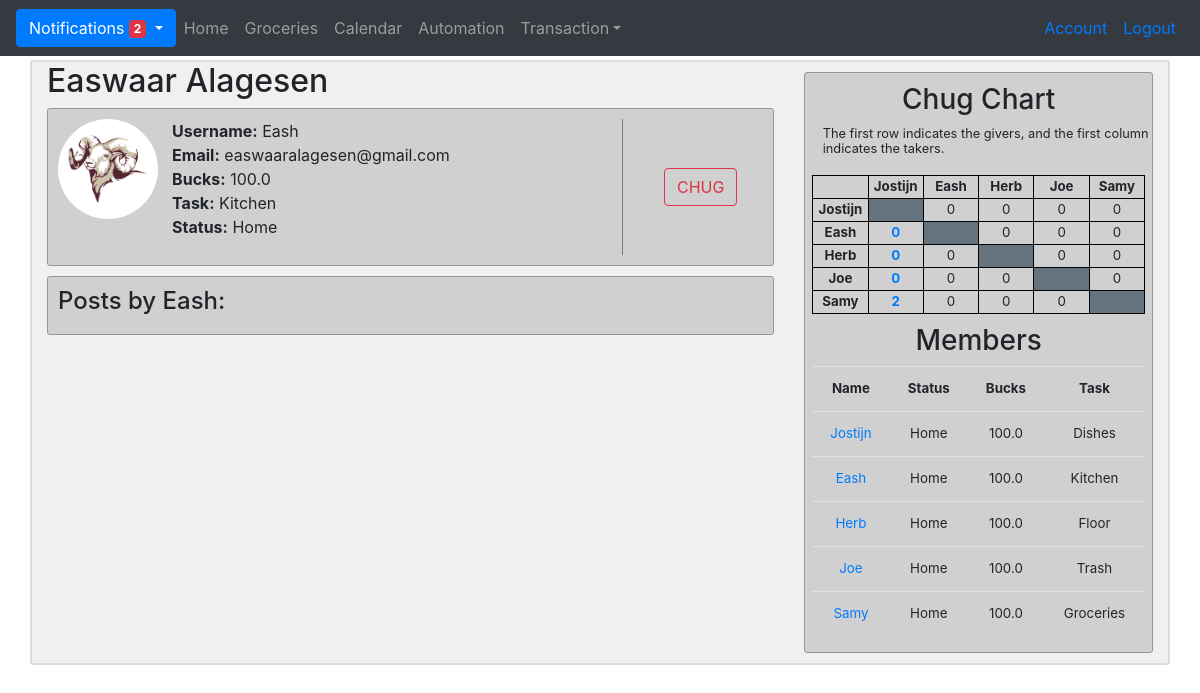
The app's page /user/Eash (signed in) with its own data.
### G_app/models.py (models this page shows, shortened)
class User(db.Model, UserMixin):
    id = db.Column(db.Integer, primary_key = True)
    username = db.Column(db.String(20), unique=True, nullable=False)
    name = db.Column(db.String, nullable=False)
    email = db.Column(db.String(120), unique=True, nullable=False)
    image = db.Column(db.String(20), nullable=False, default='default.jpg')
    password = db.Column(db.String(60), nullable=False)
    status = db.Column(db.String, nullable=False)
    bucks = db.Column(db.Float, nullable=False)
    task = db.Column(db.String, nullable=False)
    done_weekly_vote = db.Column(db.Boolean, nullable=False, default=False)
    posts = db.relationship('Post', backref='author', lazy=True, foreign_keys='Post.id_user')
    posts_targeted = db.relationship('Post', backref='target', lazy=True, foreign_keys='Post.id_target')
    chugs_give = db.relationship('Chug', backref='giver', lazy=True, foreign_keys='Chug.id_giver')
    chugs_take = db.relationship('Chug', backref='taker', lazy=True, foreign_keys='Chug.id_taker')
    notifications = db.relationship('Notification', backref='target', lazy=True)
    payments_made = db.relationship('Transaction', backref='payer', lazy=True, foreign_keys='Transaction.id_payer')
    payments_received = db.relationship('Transaction', backref='payee', lazy=True, foreign_keys='Transaction.id_payee')
    challenges_made =  db.relationship('Challenge', backref='challenger', lazy=True, foreign_keys='Challenge.id_challenger')
    challenges_received =  db.relationship('Challenge', backref='challengee', lazy=True, foreign_keys='Challenge.id_challengee')
    bets_made =  db.relationship('Bet', backref='bookmaker', lazy=True, foreign_keys='Bet.id_bookmaker')
    bets_taken =  db.relationship('Bet', backref='bettaker', lazy=True, foreign_keys='Bet.id_bettaker')
    comments = db.relationship('Comment', backref='commenter', lazy=True)
    votes_made = db.relationship('Vote', backref='voter', lazy=True, foreign_keys='Vote.id_voter')
    votes_received = db.relationship('Vote', backref='candidate', lazy=True, foreign_keys='Vote.id_candidate')
    weekly_votes = db.relationship('WeeklyVote', backref='subject', lazy=True, foreign_keys='WeeklyVote.id_subject')
    def new_notifications(self):
        return Notification.query.filter_by(user_id=self.id, seen=False).all()

### G_app/users/routes.py (the view)
@users.route("/user/<username>")
@login_required
def profile(username):
    user = User.query.filter_by(username=username).first()
    if user:
        user_image = url_for('static', filename="profile_pics/{}".format(user.image))
        return render_template('profile.html', user=user, user_image=user_image, chug_price=chug_price())
    else:
        return abort(404)

### G_app/models.py (called while the page is built)
@login_manager.user_loader
def load_user(user_id):
    return User.query.get(int(user_id))

### G_app/users/routes.py (called while the page is built)
@users.context_processor
def context_processor():
    chug = chug_matrix()
    members=member_ls()
    return dict(chug_matrix=chug, members=members)

### G_app/users/utils.py (called while the page is built)
def member_ls():
    members = User.query.all()
    members.pop(5)
    return members

def chug_matrix():
    matrix = [
        [None, 0, 0, 0, 0],
        [0, None, 0, 0, 0],
        [0, 0, None, 0, 0],
        [0, 0, 0, None, 0],
        [0, 0, 0, 0, None]
    ]
    chugs_to_be_taken = Chug.query.filter(Chug.active==True, Chug.accepted==True).all()
    for chug in chugs_to_be_taken:
        matrix[chug.id_taker - 1][chug.id_giver - 1] += 1
    return matrix

def chug_price():
    total = Total.query.order_by(Total.date.desc()).first()
    if not total:
        total = 500
    return 0.1*total

### G_app/templates/profile.html (shortened to what this page needs)
{% extends "layout.html" %}
  {% block content %}
    <h2>{{ user.name }}</h2>
    <div class="account-section">
      <div class="media">
        <img class="rounded-circle account-img" src="{{ user_image }}" alt="user_image">
        <div class="media-body">
          <div class="row">
            <div class="col-9 {{ 'divider-right' if current_user != user else '' }}">
              <p>
                <b>Username:</b> {{ user.username }}<br>
                <b>Email:</b> {{ user.email }}<br>
                <b>Bucks:</b> {{ user.bucks }}<br>
                <b>Task:</b> {{ user.task }}<br>
                <b>Status:</b> {{ user.status }}
              </p>
            </div>
            <div class="col-3 my-auto" align="center">
              {% if user != current_user %}
                <button class="btn btn-outline-danger" onclick="openModal()">CHUG</button>
              {% endif %}
            </div>
          </div>
        </div>
      </div>
    </div>
    <div class="account-section" style="margin-top:10px">
      <h4>Posts by {{ user.username }}:</h4>
    </div>
  {% endblock %}

### G_app/templates/layout.html (shortened to what this page needs)
<!DOCTYPE html>
<html>
  <head>
    <link rel="stylesheet" href="https://stackpath.bootstrapcdn.com/bootstrap/4.2.1/css/bootstrap.min.css">
    <link rel='stylesheet' href='https://use.fontawesome.com/releases/v5.7.0/css/all.css'>
    <link rel="stylesheet" type="text/css" href="{{ url_for('static', filename='main.css') }}">
  </head>
  <body style="background-image: url('{{ url_for('static', filename='images/our_goat.jpg') }}')">
    <div class="container d-none d-sm-block">
      <nav class="navbar bg-dark navbar-expand navbar-dark fixed-top">
        {% if current_user.is_authenticated %}
          {% set new_notifications = current_user.new_notifications()|length %}
          <div class="dropdown">
            <button class="btn btn-primary dropdown-toggle" id="notification-toggle" onclick="update_notification_list('{{ url_for('main.your_notifications', user_id=current_user.id) }}')" type="button" data-toggle="dropdown">Notifications
              <span id="notification-badge" class="badge badge-danger"
              style="visibility: {{ 'visible' if new_notifications > 0 else 'hidden' }}">
                {{ new_notifications }}
              </span>
            </button>
          </div>
            {% set new_notifications = current_user.new_notifications()|length %}
          <ul class="navbar-nav mr-auto">
            <li class={% block home_active %}{% endblock %}><a class="nav-link" href="{{ url_for('main.home') }}">Home</a></li>
            <li class={% block groceries_active %}{% endblock %}><a class="nav-link" href="{{ url_for('main.groceries') }}">Groceries</a></li>
            <li class={% block calendar_active %}{% endblock %}><a class="nav-link" href=#>Calendar</a></li>
            <li class={% block automation_active %}{% endblock %}><a class="nav-link" href=#>Automation</a></li>
            <li class="nav-item dropdown">
              <a class="nav-link dropdown-toggle" href="#" id="navbardrop" data-toggle="dropdown">Transaction</a>
            </li>
          </ul>
        {% endif %}
        <ul class="navbar-nav ml-auto">
          {% if current_user.is_authenticated %}
            <li class="nav-item"><a class="nav-link text-primary" href="{{ url_for('users.account') }}">Account</a></li>
            <li class="nav-item"><a class="nav-link text-primary" href="{{ url_for('users.logout') }}">Logout</a></li>
          {% else %}
            <li class="nav-item"><a class="nav-link text-primary" href="{{ url_for('users.login') }}">Login</a></li>
          {% endif %}
        </ul>
      </nav>
    </div>
    <div class="container d-none d-sm-block mb-3" id="main" style="margin-top:60px">
      <div class="row">
        <div class="col-lg-8">
            {% block content %}
            {% endblock %}
          </div>
        <div class="col-lg-4">
          {% if current_user.is_authenticated %}
            <div class="sidebar">
              <h3 style="margin-top:10px">Chug Chart</h3>
              <div class="sidebar-info">
                <small>The first row indicates the givers, and the first column indicates the takers.</small>
              </div>
              <table id="chug">
                <tr>
                  <th id="chug"></th>
                  {% for member in members %}
                    <th id="chug">{{ member.username }}</th>
                  {% endfor %}
                </tr>
                {% for row in range(5) %}
                  <tr>
                    <th id="chug">{{members[row].username}}</th>
                    {% for col in range(5) %}
                      {% if chug_matrix[row][col] != None %}
                        <td id="chug">
                          {% if current_user.id == col + 1 %}
                            <a  href="#"
                                data-html="true"
                                data-trigger="focus"
                                data-toggle="popover"
                                title="Add/remove chug"
                                data-content="
                                  <div class='row'>
                                    <div class='col-6' align='center'>
                                      <a href='{{ url_for('users.profile', username=members[row].username) }}' class='btn btn-outline-primary'>
                                        <i class='fas fa-plus'></i>
                                      </a>
                                    </div>
                                    <div class='col-6' align='center'>
                                      <button class='btn btn-outline-primary' onclick='showDecreaseModal({{ row }}, {{ col }}, {{ chug_matrix[row][col] }})'>
                                        <i class='fas fa-minus'></i>
                                      </button>
                                    </div>
                                  </div>
                                  ">
                              <strong>{{ chug_matrix[row][col] }}</strong>
                            </a>
                          {% else %}
                            {{ chug_matrix[row][col] }}
                          {% endif %}
                      {% else %}
                        <td id="chug" bgcolor="#65737e"></td>
                      {% endif %}
                    {% endfor %}
                  </tr>
                {% endfor %}
              </table>
              <h3 style="margin-top:10px">Members</h3>
              <table class="table" id="members">
                <tr>
                  <th>Name</th>
                  <th>Status</th>
                  <th>Bucks</th>
                  <th>Task</th>
                </tr>
                {% for member in members %}
                  <tr>
                    <td><a href="{{ url_for('users.profile', username=member.username) }}">{{ member.username }}</a></td>
                    <td>{{ member.status }}</td>
                    <td>{{ member.bucks }}</td>
                    <td>{{ member.task }}</td>
                  </tr>
                {% endfor %}
              </table>
            </div>
          {% endif %}
        </div>
      </div>
    </div>
  </body>
</html>

### G_app/static/main.css (style rules this page uses)
body { background-size: cover; }
.container#main { background-color: rgba(230, 230, 230, 0.6); border: 2px solid rgb(220, 220, 220); border-radius: 3px; width: 100%; }
.divider-right { border-right: 0.5px solid rgb(120, 120, 120); }
.account-section { background-color: rgba(200, 200, 200, 0.8); border: 0.5px solid rgb(150, 150, 150); border-radius: 3px; padding: 10px; }
.account-img { height: 100px; width: 100px; margin-right: 2%; }
.sidebar { text-align: center; background-color: rgba(200, 200, 200, 0.8); border: 0.5px solid rgb(150, 150, 150); border-radius: 3px; margin-top: 3%; margin-bottom: 3%; }
.sidebar-info { line-height: 0.95; text-align: left; margin-left: 5%; }
table#members { width: 96%; margin-left: 2%; margin-right: 2%; font-size: 10pt; }
table#chug { ; width: 96%; margin-left: 2%; margin-right: 2%; table-layout: fixed; font-size: 10pt; margin-top: 20px; }
table#chug, th#chug, td#chug { border: 1px solid black; }

### records on screen
User: name "Easwaar Alagesen", username "Eash", email "easwaaralagesen@gmail.com", bucks "100.0", task "Kitchen", status "Home", username "Eash"
User: username "Jostijn", username "Jostijn", status "Home", bucks "100.0", task "Dishes"
User: username "Herb", username "Herb", status "Home", bucks "100.0", task "Floor"
User: username "Joe", username "Joe", status "Home", bucks "100.0", task "Trash"
User: username "Samy", username "Samy", status "Home", bucks "100.0", task "Groceries"

### other values on screen
{{ new_notifications }} "2"
{{ chug_matrix[row][col] }} "0" "0" "0" "0" "0" "0" "0" "0" "0" "0" "0" "0" "0" "0" "0" "0"
{{ chug_matrix[row][col] }} "0" "0" "0" "2"
